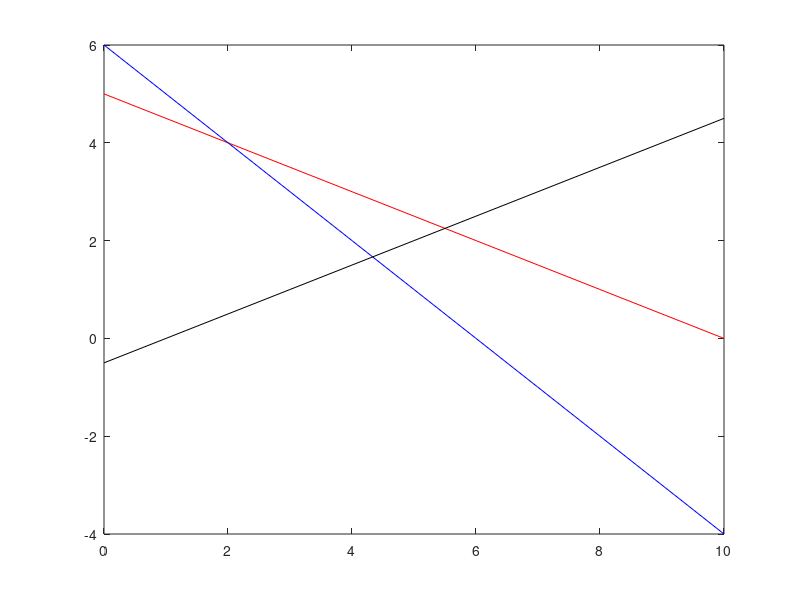

Recreate this plot in MATLAB.
%% Phase1: Input parameters
c = [2 1]
A = [1 2; 1 1; 1 -2]
b = [10; 6; 1]

%% Phase2: Plot the lines
x1 = 0:max(b)
x21 = (b(1)-A(1,1)*x1)/A(1,2)
x22 = (b(2)-A(2,1)*x1)/A(2,2)
x23 = (b(3)-A(3,1)*x1)/A(3,2)

plot(x1,x21,'r', x1,x22,'b', x1, x23, 'k')
% or
% plot(x1,x21,'r')
% hold on
% plot(x1,x22, 'b')
% plot(x1,x23, 'k')